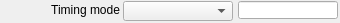
   <widget class="caFrame" name="caFrame_24">
    <property name="geometry">
     <rect>
      <x>372</x>
      <y>390</y>
      <width>340</width>
      <height>23</height>
     </rect>
    </property>
    <widget class="caLabel" name="caLabel_40">
     <property name="geometry">
      <rect>
       <x>0</x>
       <y>0</y>
       <width>120</width>
       <height>20</height>
      </rect>
     </property>
     <property name="text">
      <string>Timing mode</string>
     </property>
     <property name="alignment">
      <set>Qt::AlignAbsolute|Qt::AlignRight|Qt::AlignTrailing|Qt::AlignVCenter</set>
     </property>
     <property name="fontScaleMode">
      <enum>ESimpleLabel::WidthAndHeight</enum>
     </property>
     <property name="foreground">
      <color>
       <red>0</red>
       <green>0</green>
       <blue>0</blue>
      </color>
     </property>
     <property name="background">
      <color alpha="0">
       <red>0</red>
       <green>0</green>
       <blue>0</blue>
      </color>
     </property>
     <property name="frameShape">
      <enum>QFrame::NoFrame</enum>
     </property>
    </widget>
    <widget class="caMenu" name="caMenu_5">
     <property name="geometry">
      <rect>
       <x>123</x>
       <y>1</y>
       <width>110</width>
       <height>20</height>
      </rect>
     </property>
     <property name="channel" stdset="0">
      <string>$(P)$(R)TimingMode</string>
     </property>
     <property name="colorMode">
      <enum>caMenu::Static</enum>
     </property>
     <property name="foreground">
      <color>
       <red>0</red>
       <green>0</green>
       <blue>0</blue>
      </color>
     </property>
     <property name="background">
      <color>
       <red>115</red>
       <green>223</green>
       <blue>255</blue>
      </color>
     </property>
    </widget>
    <widget class="caLineEdit" name="caLineEdit_26">
     <property name="geometry">
      <rect>
       <x>238</x>
       <y>1</y>
       <width>100</width>
       <height>18</height>
      </rect>
     </property>
     <property name="alignment">
      <set>Qt::AlignAbsolute|Qt::AlignCenter|Qt::AlignHCenter|Qt::AlignVCenter</set>
     </property>
     <property name="channel" stdset="0">
      <string>$(P)$(R)TimingMode_RBV</string>
     </property>
     <property name="foreground">
      <color>
       <red>10</red>
       <green>0</green>
       <blue>184</blue>
      </color>
     </property>
     <property name="background">
      <color>
       <red>187</red>
       <green>187</green>
       <blue>187</blue>
      </color>
     </property>
     <property name="colorMode">
      <enum>caLineEdit::Static</enum>
     </property>
     <property name="precisionMode">
      <enum>caLineEdit::Channel</enum>
     </property>
     <property name="limitsMode">
      <enum>caLineEdit::Channel</enum>
     </property>
     <property name="maxValue">
      <double>1.000000000000000</double>
     </property>
     <property name="minValue">
      <double>0.000000000000000</double>
     </property>
     <property name="fontScaleMode" stdset="0">
      <enum>caLineEdit::WidthAndHeight</enum>
     </property>
     <property name="formatType">
      <enum>caLineEdit::decimal</enum>
     </property>
    </widget>
   </widget>
